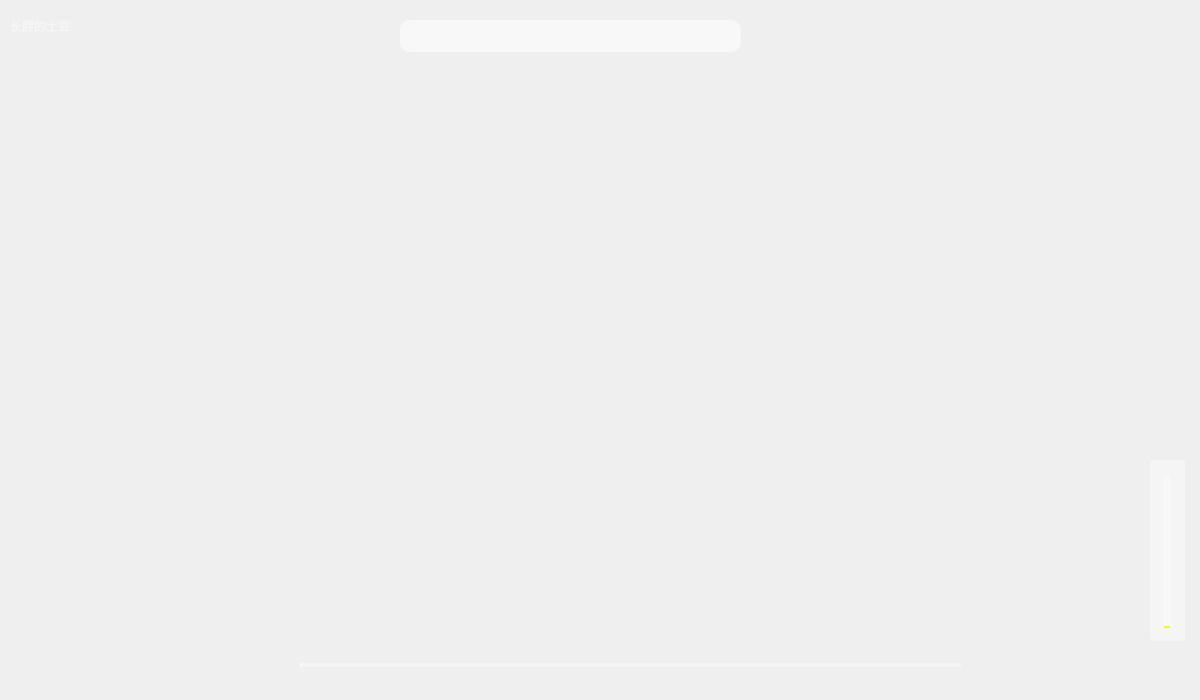
  <widget class="QFrame" name="frame">
   <property name="enabled">
    <bool>true</bool>
   </property>
   <property name="geometry">
    <rect>
     <x>0</x>
     <y>0</y>
     <width>1200</width>
     <height>700</height>
    </rect>
   </property>
   <property name="minimumSize">
    <size>
     <width>1200</width>
     <height>700</height>
    </size>
   </property>
   <property name="maximumSize">
    <size>
     <width>1200</width>
     <height>700</height>
    </size>
   </property>
   <property name="styleSheet">
    <string notr="true"/>
   </property>
   <property name="frameShape">
    <enum>QFrame::NoFrame</enum>
   </property>
   <property name="frameShadow">
    <enum>QFrame::Sunken</enum>
   </property>
   <property name="lineWidth">
    <number>1</number>
   </property>
   <widget class="QPushButton" name="pushButton_17">
    <property name="geometry">
     <rect>
      <x>1165</x>
      <y>0</y>
      <width>32</width>
      <height>32</height>
     </rect>
    </property>
    <property name="cursor">
     <cursorShape>PointingHandCursor</cursorShape>
    </property>
    <property name="styleSheet">
     <string notr="true">QPushButton
{
background-image: url(:/image/image/quit.png);
background-color: rgba(255, 255, 255,0);
background-repeat:no-repeat;
border:none;
background-position:center center;

}
QPushButton:hover{

background-color: rgba(230,0,0,0.5);
}
QPushButton:pressed{
background-color: rgba(95, 95, 95,100);
border-color:rgba(255,255,255,30);
border-style:inset;
color:rgba(0,0,0,100);

}
</string>
    </property>
    <property name="text">
     <string/>
    </property>
   </widget>
   <widget class="QPushButton" name="pushButton_16">
    <property name="geometry">
     <rect>
      <x>1100</x>
      <y>0</y>
      <width>32</width>
      <height>32</height>
     </rect>
    </property>
    <property name="cursor">
     <cursorShape>PointingHandCursor</cursorShape>
    </property>
    <property name="styleSheet">
     <string notr="true">QPushButton
{
background-image: url(:/image/image/min.png);
background-color: rgba(255, 255, 255,0);
background-repeat:no-repeat;
border:none;
background-position:center center;

}

QPushButton:hover{



	background-color: rgb(255, 255, 255,100);


}
QPushButton:pressed{
	background-color: rgba(95, 95, 95,100);
border-color:rgba(255,255,255,30);
border-style:inset;
color:rgba(0,0,0,100);

}
</string>
    </property>
    <property name="text">
     <string/>
    </property>
   </widget>
   <widget class="QPushButton" name="pushButton_8">
    <property name="geometry">
     <rect>
      <x>1150</x>
      <y>650</y>
      <width>32</width>
      <height>32</height>
     </rect>
    </property>
    <property name="cursor">
     <cursorShape>PointingHandCursor</cursorShape>
    </property>
    <property name="styleSheet">
     <string notr="true">QPushButton
{

background-repeat:no-repeat;
background-position:center center;
border:none;

}

QPushButton:hover{


background-repeat:no-repeat;
background-position:center center;


}
QPushButton:pressed{

background-repeat:no-repeat;
background-position:center center;

}
</string>
    </property>
    <property name="text">
     <string/>
    </property>
   </widget>
   <widget class="QSlider" name="verticalSlider">
    <property name="geometry">
     <rect>
      <x>1150</x>
      <y>460</y>
      <width>35</width>
      <height>181</height>
     </rect>
    </property>
    <property name="cursor">
     <cursorShape>PointingHandCursor</cursorShape>
    </property>
    <property name="styleSheet">
     <string notr="true"> QSlider 
    {  
        background-color: rgba(255,255,255,0.2);
        min-width:5px; 
        max-width:5px;
        border:15px solid rgba(255,255,255,0.2); 
    }
     QSlider::add-page:vertical
     {      
       
	    background-color: rgb(250, 250, 0);
        width:4px;
     }
     QSlider::sub-page:vertical  
    {
        background-color: rgba(255,255,255,0.5); 
        width:4px;
     }
    QSlider::groove:vertical 
    {
        background:transparent;
        width:6px;
    }
    QSlider::handle:vertical 
    {
         height: 13px;
        width:13px;
 
 margin: -0 -4px; 
	border-image: url(:/image/image/圆形 (10).png);
     }</string>
    </property>
    <property name="orientation">
     <enum>Qt::Vertical</enum>
    </property>
    <property name="tickPosition">
     <enum>QSlider::NoTicks</enum>
    </property>
   </widget>
   <widget class="QPushButton" name="pushButton_19">
    <property name="geometry">
     <rect>
      <x>1132</x>
      <y>0</y>
      <width>32</width>
      <height>32</height>
     </rect>
    </property>
    <property name="styleSheet">
     <string notr="true">QPushButton
{
background-image: url(:/image/image/max.png);
background-color: rgba(255, 255, 255,0);
background-repeat:no-repeat;
border:none;
background-position:center center;

}

QPushButton:hover{



	background-color: rgb(255, 255, 255,100);


}
QPushButton:pressed{
	background-color: rgba(95, 95, 95,100);
border-color:rgba(255,255,255,30);
border-style:inset;
color:rgba(0,0,0,100);

}
</string>
    </property>
    <property name="text">
     <string/>
    </property>
   </widget>
   <widget class="QSlider" name="horizontalSlider">
    <property name="geometry">
     <rect>
      <x>300</x>
      <y>650</y>
      <width>661</width>
      <height>31</height>
     </rect>
    </property>
    <property name="cursor">
     <cursorShape>PointingHandCursor</cursorShape>
    </property>
    <property name="styleSheet">
     <string notr="true">
    QSlider::add-page:Horizontal
     {     
background-color: rgba(255, 255, 255,100);
        height:4px;  
     } 
     QSlider::sub-page:Horizontal   
    {  
background-color: rgb(255, 255, 255);
        height:4px;
     }
    QSlider::groove:Horizontal   
    { 
        background:transparent; 
        height:4px;
    }  
    QSlider::handle:Horizontal  
    { 
        height:16px; 
        width:16px; 
	
	border-image: url(:/image/image/圆形 (9).png);
  margin: -6 0px; 
    }
      
</string>
    </property>
    <property name="orientation">
     <enum>Qt::Horizontal</enum>
    </property>
   </widget>
   <widget class="QPushButton" name="pushButton_7">
    <property name="geometry">
     <rect>
      <x>1066</x>
      <y>650</y>
      <width>32</width>
      <height>32</height>
     </rect>
    </property>
    <property name="cursor">
     <cursorShape>PointingHandCursor</cursorShape>
    </property>
    <property name="styleSheet">
     <string notr="true">QPushButton
{
background-image: url(:/image/image/image/position.png);
background-repeat:no-repeat;
background-position:center center;
border:none;

}

QPushButton:hover{
background-image: url(:/image/image/image-hover/position-hover.png);
background-repeat:no-repeat;
background-position:center center;


}
QPushButton:pressed{
background-image: url(:/image/image/image/position.png);
background-repeat:no-repeat;
background-position:center center;

}
</string>
    </property>
    <property name="text">
     <string/>
    </property>
   </widget>
   <widget class="QPushButton" name="pushButton">
    <property name="geometry">
     <rect>
      <x>916</x>
      <y>-32</y>
      <width>32</width>
      <height>32</height>
     </rect>
    </property>
    <property name="cursor">
     <cursorShape>PointingHandCursor</cursorShape>
    </property>
    <property name="styleSheet">
     <string notr="true">
QPushButton
{
color:transparent;
background-image: url(:/image/image/image/add.png);
background-repeat:no-repeat;
background-position:center center;
border:none;

}

QPushButton:hover{



	background-image: url(:/image/image/image-hover/add-hover.png);
background-repeat:no-repeat;
background-position:center center;


}
QPushButton:pressed{
background-image: url(:/image/image/image/add.png);
background-repeat:no-repeat;
background-position:center center;

}

</string>
    </property>
    <property name="text">
     <string/>
    </property>
   </widget>
   <widget class="QPushButton" name="pushButton_5">
    <property name="geometry">
     <rect>
      <x>1020</x>
      <y>-32</y>
      <width>32</width>
      <height>32</height>
     </rect>
    </property>
    <property name="cursor">
     <cursorShape>PointingHandCursor</cursorShape>
    </property>
    <property name="styleSheet">
     <string notr="true">QPushButton
{
color: rgba(255, 255, 255,0);
background-image: url(:/image/image/image/setting.png);
background-repeat:no-repeat;
background-position:center center;
border:none;

}

QPushButton:hover{



background-image: url(:/image/image/image-hover/setting.png);
background-repeat:no-repeat;
background-position:center center;


}
QPushButton:pressed{
background-image: url(:/image/image/image/setting.png);
background-repeat:no-repeat;
background-position:center center;

}

</string>
    </property>
    <property name="text">
     <string/>
    </property>
   </widget>
   <widget class="QPushButton" name="pushButton_6">
    <property name="geometry">
     <rect>
      <x>968</x>
      <y>-32</y>
      <width>32</width>
      <height>32</height>
     </rect>
    </property>
    <property name="cursor">
     <cursorShape>PointingHandCursor</cursorShape>
    </property>
    <property name="styleSheet">
     <string notr="true">QPushButton
{
background-image: url(:/image/image/face.png);
background-repeat:no-repeat;
background-position:center center;
border:none;
color:transparent;

}

QPushButton:hover{



background-image: url(:/image/image/face-hover.png);
background-repeat:no-repeat;
background-position:center center;


}
QPushButton:pressed{
 background-image: url(:/image/image/face.png);
background-repeat:no-repeat;
background-position:center center;

}
</string>
    </property>
    <property name="text">
     <string/>
    </property>
   </widget>
   <widget class="QPushButton" name="pushButton_13">
    <property name="geometry">
     <rect>
      <x>864</x>
      <y>-32</y>
      <width>32</width>
      <height>32</height>
     </rect>
    </property>
    <property name="cursor">
     <cursorShape>PointingHandCursor</cursorShape>
    </property>
    <property name="styleSheet">
     <string notr="true">QPushButton
{
color:transparent;
background-image: url(:/image/image/image/left-arrow.png);
background-repeat:no-repeat;
background-position:center center;
border:none;

}

QPushButton:hover{



	background-image: url(:/image/image/image-hover/left-arrow-hover.png);
background-repeat:no-repeat;
background-position:center center;


}
QPushButton:pressed{
background-image: url(:/image/image/image/left-arrow.png);
background-repeat:no-repeat;
background-position:center center;

}
</string>
    </property>
    <property name="text">
     <string/>
    </property>
   </widget>
   <widget class="QPushButton" name="pushButton_18">
    <property name="geometry">
     <rect>
      <x>750</x>
      <y>20</y>
      <width>32</width>
      <height>32</height>
     </rect>
    </property>
    <property name="cursor">
     <cursorShape>PointingHandCursor</cursorShape>
    </property>
    <property name="toolTip">
     <string>搜索</string>
    </property>
    <property name="styleSheet">
     <string notr="true">QPushButton
{
background-image: url(:/image/image/image/sereach.png);
background-repeat:no-repeat;
background-position:center center;
border:none;

}

QPushButton:hover{


background-image: url(:/image/image/image-hover/sereach-hover.png);
background-repeat:no-repeat;
background-position:center center;


}
QPushButton:pressed{
background-image: url(:/image/image/image/sereach.png);
background-repeat:no-repeat;
background-position:center center;

}
</string>
    </property>
    <property name="text">
     <string/>
    </property>
   </widget>
   <widget class="QLineEdit" name="lineEdit">
    <property name="geometry">
     <rect>
      <x>400</x>
      <y>20</y>
      <width>341</width>
      <height>32</height>
     </rect>
    </property>
    <property name="cursor">
     <cursorShape>IBeamCursor</cursorShape>
    </property>
    <property name="toolTip">
     <string>输入歌曲或歌手</string>
    </property>
    <property name="statusTip">
     <string>输入歌曲</string>
    </property>
    <property name="styleSheet">
     <string notr="true">QLineEdit{
background-color: rgba(255, 255, 255,150);
border-style:outset;

border-width:0px;

border-radius:10px;
border-color: rgba(0,0,0,100);
font:bold 14px;
color:rgb(180,180,180);
padding:6px;
}</string>
    </property>
    <property name="inputMethodHints">
     <set>Qt::ImhNone</set>
    </property>
   </widget>
   <widget class="QPushButton" name="pushButton_11">
    <property name="geometry">
     <rect>
      <x>80</x>
      <y>60</y>
      <width>32</width>
      <height>32</height>
     </rect>
    </property>
    <property name="cursor">
     <cursorShape>PointingHandCursor</cursorShape>
    </property>
    <property name="styleSheet">
     <string notr="true">QPushButton
{
background-image: url(:/image/image/image/like.png);
background-repeat:no-repeat;
background-position:center center;
border:none;

}

QPushButton:hover{

	background-image: url(:/image/image/image-hover/like-hover.png);
background-repeat:no-repeat;
background-position:center center;


}
QPushButton:pressed{
background-image: url(:/image/image/image/like.png);
background-repeat:no-repeat;
background-position:center center;

}
</string>
    </property>
    <property name="text">
     <string/>
    </property>
   </widget>
   <widget class="QPushButton" name="pushButton_10">
    <property name="geometry">
     <rect>
      <x>10</x>
      <y>60</y>
      <width>32</width>
      <height>32</height>
     </rect>
    </property>
    <property name="cursor">
     <cursorShape>PointingHandCursor</cursorShape>
    </property>
    <property name="styleSheet">
     <string notr="true">QPushButton
{
background-image: url(:/image/image/image/music.png);
background-repeat:no-repeat;
background-position:center center;
border:none;

}

QPushButton:hover{

	background-image: url(:/image/image/image-hover/music-hover.png);
background-repeat:no-repeat;
background-position:center center;


}
QPushButton:pressed{
background-image: url(:/image/image/image/music.png);
background-repeat:no-repeat;
background-position:center center;

}
</string>
    </property>
    <property name="text">
     <string/>
    </property>
   </widget>
   <widget class="QPushButton" name="pushButton_12">
    <property name="geometry">
     <rect>
      <x>160</x>
      <y>60</y>
      <width>31</width>
      <height>31</height>
     </rect>
    </property>
    <property name="cursor">
     <cursorShape>PointingHandCursor</cursorShape>
    </property>
    <property name="styleSheet">
     <string notr="true">QPushButton
{
background-image: url(:/image/image/image/list.png);
background-repeat:no-repeat;
background-position:center center;
border:none;

}

QPushButton:hover{

	background-image: url(:/image/image/image-hover/list-hover.png);
background-repeat:no-repeat;
background-position:center center;


}
QPushButton:pressed{
background-image: url(:/image/image/image/list.png);
background-repeat:no-repeat;
background-position:center center;

}
</string>
    </property>
    <property name="text">
     <string/>
    </property>
   </widget>
   <widget class="QPushButton" name="pushButton_9">
    <property name="geometry">
     <rect>
      <x>1024</x>
      <y>650</y>
      <width>32</width>
      <height>32</height>
     </rect>
    </property>
    <property name="cursor">
     <cursorShape>PointingHandCursor</cursorShape>
    </property>
    <property name="styleSheet">
     <string notr="true">QPushButton
{
background-repeat:no-repeat;
background-position:center center;
border:none;

}

QPushButton:hover{
background-repeat:no-repeat;
background-position:center center;


}
QPushButton:pressed{
background-repeat:no-repeat;
background-position:center center;

}
</string>
    </property>
    <property name="text">
     <string/>
    </property>
   </widget>
   <widget class="QPushButton" name="pushButton_14">
    <property name="geometry">
     <rect>
      <x>982</x>
      <y>650</y>
      <width>32</width>
      <height>32</height>
     </rect>
    </property>
    <property name="cursor">
     <cursorShape>PointingHandCursor</cursorShape>
    </property>
    <property name="styleSheet">
     <string notr="true">QPushButton
{
background-repeat:no-repeat;
background-position:center center;
border:none;

}

QPushButton:hover{
background-repeat:no-repeat;
background-position:center center;


}
QPushButton:pressed{
background-repeat:no-repeat;
background-position:center center;

}
</string>
    </property>
    <property name="text">
     <string/>
    </property>
   </widget>
   <widget class="QPushButton" name="pushButton_20">
    <property name="geometry">
     <rect>
      <x>1068</x>
      <y>0</y>
      <width>32</width>
      <height>32</height>
     </rect>
    </property>
    <property name="cursor">
     <cursorShape>PointingHandCursor</cursorShape>
    </property>
    <property name="toolTip">
     <string>更多</string>
    </property>
    <property name="statusTip">
     <string>更多</string>
    </property>
    <property name="styleSheet">
     <string notr="true">QPushButton
{
background-image: url(:/image/image/tr.png);
background-color: rgba(255, 255, 255,0);
background-repeat:no-repeat;
border:none;
background-position:center center;

}

QPushButton:hover{



	background-color: rgb(255, 255, 255,100);


}
QPushButton:pressed{
	background-color: rgba(95, 95, 95,100);
border-color:rgba(255,255,255,30);
border-style:inset;
color:rgba(0,0,0,100);

}
</string>
    </property>
    <property name="text">
     <string/>
    </property>
   </widget>
   <widget class="QPushButton" name="pushButton_3">
    <property name="geometry">
     <rect>
      <x>230</x>
      <y>640</y>
      <width>48</width>
      <height>48</height>
     </rect>
    </property>
    <property name="cursor">
     <cursorShape>PointingHandCursor</cursorShape>
    </property>
    <property name="styleSheet">
     <string notr="true">QPushButton
{
background-image: url(:/image/image/image/next.png);
background-repeat:no-repeat;
background-position:center center;
border:none;

}

QPushButton:hover{
background-image: url(:/image/image/image-hover/next-hover.png);
background-repeat:no-repeat;
background-position:center center;


}
QPushButton:pressed{
background-image: url(:/image/image/image/next.png);
background-repeat:no-repeat;
background-position:center center;

}
</string>
    </property>
    <property name="text">
     <string/>
    </property>
   </widget>
   <widget class="QPushButton" name="pushButton_2">
    <property name="geometry">
     <rect>
      <x>120</x>
      <y>640</y>
      <width>48</width>
      <height>48</height>
     </rect>
    </property>
    <property name="cursor">
     <cursorShape>PointingHandCursor</cursorShape>
    </property>
    <property name="styleSheet">
     <string notr="true">QPushButton
{
background-repeat:no-repeat;
background-position:center center;
border:none;

}

QPushButton:hover{
background-repeat:no-repeat;
background-position:center center;


}
QPushButton:pressed{
background-repeat:no-repeat;
background-position:center center;

}
</string>
    </property>
    <property name="text">
     <string/>
    </property>
   </widget>
   <widget class="QPushButton" name="pushButton_21">
    <property name="geometry">
     <rect>
      <x>1108</x>
      <y>650</y>
      <width>32</width>
      <height>32</height>
     </rect>
    </property>
    <property name="cursor">
     <cursorShape>PointingHandCursor</cursorShape>
    </property>
    <property name="styleSheet">
     <string notr="true">QPushButton
{
background-image: url(:/image/image/image/playlist.png);
background-repeat:no-repeat;
background-position:center center;
border:none;

}

QPushButton:hover{

	background-image: url(:/image/image/image-hover/playlist-hover.png);
background-repeat:no-repeat;
background-position:center center;


}
QPushButton:pressed{
background-image: url(:/image/image/image/playlist.png);
background-repeat:no-repeat;
background-position:center center;

}
</string>
    </property>
    <property name="text">
     <string/>
    </property>
   </widget>
   <widget class="QPushButton" name="pushButton_22">
    <property name="geometry">
     <rect>
      <x>240</x>
      <y>60</y>
      <width>32</width>
      <height>32</height>
     </rect>
    </property>
    <property name="cursor">
     <cursorShape>PointingHandCursor</cursorShape>
    </property>
    <property name="toolTip">
     <string>最近播放</string>
    </property>
    <property name="statusTip">
     <string>最近播放</string>
    </property>
    <property name="styleSheet">
     <string notr="true">QPushButton
{
background-image: url(:/image/image/image/play-resently.png);
background-repeat:no-repeat;
background-position:center center;
border:none;

}

QPushButton:hover{

	background-image: url(:/image/image/image-hover/play-resently-hover.png);
background-repeat:no-repeat;
background-position:center center;


}
QPushButton:pressed{
background-image: url(:/image/image/image/play-resently.png);
background-repeat:no-repeat;
background-position:center center;

}
</string>
    </property>
    <property name="text">
     <string/>
    </property>
   </widget>
   <widget class="QPushButton" name="pushButton_15">
    <property name="geometry">
     <rect>
      <x>320</x>
      <y>60</y>
      <width>32</width>
      <height>32</height>
     </rect>
    </property>
    <property name="cursor">
     <cursorShape>PointingHandCursor</cursorShape>
    </property>
    <property name="styleSheet">
     <string notr="true">QPushButton
{
background-repeat:no-repeat;
background-position:center center;
border:none;

}

QPushButton:hover{
background-repeat:no-repeat;
background-position:center center;


}
QPushButton:pressed{
background-repeat:no-repeat;
background-position:center center;

}
</string>
    </property>
    <property name="text">
     <string/>
    </property>
   </widget>
   <widget class="QLabel" name="label_5">
    <property name="geometry">
     <rect>
      <x>10</x>
      <y>10</y>
      <width>291</width>
      <height>31</height>
     </rect>
    </property>
    <property name="styleSheet">
     <string notr="true">QLabel{

	font: 75 pt &quot;Comic Sans MS&quot;;
color:rgba(255,255,255,0.5);
   
 

}</string>
    </property>
    <property name="text">
     <string>长胖的土豆</string>
    </property>
   </widget>
   <widget class="QLabel" name="label_2">
    <property name="geometry">
     <rect>
      <x>850</x>
      <y>630</y>
      <width>111</width>
      <height>21</height>
     </rect>
    </property>
    <property name="styleSheet">
     <string notr="true">font: 75 italic 11pt &quot;Comic Sans MS&quot;;
color: rgb(0, 0, 0);</string>
    </property>
    <property name="text">
     <string/>
    </property>
   </widget>
   <widget class="QLabel" name="label">
    <property name="geometry">
     <rect>
      <x>370</x>
      <y>600</y>
      <width>521</width>
      <height>31</height>
     </rect>
    </property>
    <property name="styleSheet">
     <string notr="true">font: 75 italic 12pt &quot;Comic Sans MS&quot;;
color: rgb(75, 75, 75);</string>
    </property>
    <property name="text">
     <string/>
    </property>
   </widget>
   <widget class="QLabel" name="label_3">
    <property name="geometry">
     <rect>
      <x>400</x>
      <y>390</y>
      <width>510</width>
      <height>32</height>
     </rect>
    </property>
    <property name="styleSheet">
     <string notr="true">font: 75 italic 12pt &quot;Comic Sans MS&quot;;
color: rgb(75, 75, 75);</string>
    </property>
    <property name="text">
     <string/>
    </property>
   </widget>
   <widget class="QLabel" name="label_4">
    <property name="geometry">
     <rect>
      <x>670</x>
      <y>450</y>
      <width>460</width>
      <height>32</height>
     </rect>
    </property>
    <property name="styleSheet">
     <string notr="true">font: 75 italic 12pt &quot;Comic Sans MS&quot;;
color: rgb(75, 75, 75);</string>
    </property>
    <property name="text">
     <string/>
    </property>
   </widget>
  </widget>
